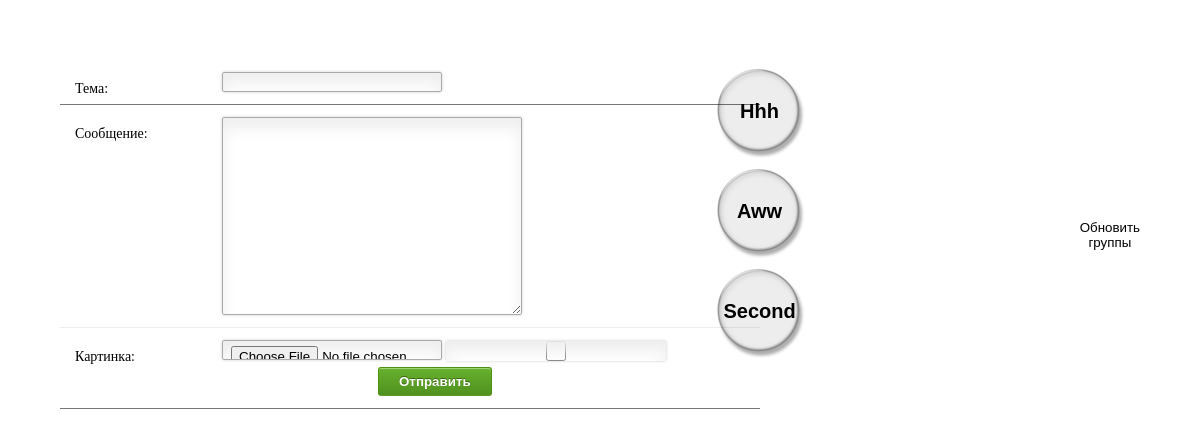
/main/, run on the app's committed database.
### main/models.py (models this page shows, shortened)
class Groups(models.Model):
    id_group = models.IntegerField(unique=True)
    name = models.CharField('Название группы', max_length=50)
    class Meta:
        verbose_name = 'Группа'
        verbose_name_plural = 'Группы'
    @staticmethod
    def get_id_groups():
        try:
            all_id = Groups.objects.values('id_group', 'name')
            return all_id
        except ObjectDoesNotExist:
            return None

### main/views.py (the view, shortened to what this page needs)
# urls.py: path('', views.send_message, name='send_message'),
def send_message(request):
    all_info = Groups.get_id_groups()
    if all_info is None: all_info = []
    list_info = list(all_info)
    form = MessageForm()
    data = {
        'form': form,
        'list_info': list_info,
    }
    return render(request, 'main/send_message.html', data)

### main/forms.py
class MessageForm(ModelForm):
    class Meta:
        model = Messages
        fields = ['theme', 'text', 'image_file']
        widgets = {
            "theme": TextInput(attrs={
                'class': 'input100',
            }),
            "text": Textarea(attrs={
                'class': 'input100',
            }),
            "image_file": FileInput(),
        }

### main/templates/main/send_message.html (shortened to what this page needs)
{% extends 'main/loyaut.html' %}
{% load static %}
{% block content %}
    <form method="post" class="contact_form" name="contact_form"
          id="contact" action="." style=" display: flex;
    flex-direction: row; flex-wrap: nowrap; margin: 5%;">
        <div style="width: 60%;">
            <ul>
                <li>
                    {{ form.theme.label_tag }}
                    {{ form.theme }}
                </li>
                <li>
                    {{ form.text.label_tag }}
                    {{ form.text }}
                </li>
                <li>
                    {{ form.image_file.label_tag }}
                    {{ form.image_file }}
                    <input type="checkbox" id="save" value="Сохранить">
                    <button class="submit" type="submit" id="send_message">Отправить</button>
                </li>
            </ul>
        </div>
        <div style=" width: 40%;" class="btn-group" id="group_main">
            {% include 'main/groups.html' %}
        </div>
        <button class="btn btn-success" id="update_groups"> Обновить группы</button>
    </form>
{% endblock %}

### main/templates/main/groups.html
{% load static %}
{% for el in list_info %}
                <div style="position: relative;height: 100px; float: left;">
                    <button id="{{ el.id_group }}" class="btn_check_group">
                        <div style="position: absolute; top: 0; left: 0; width: 100px;">
                            <img src="{% static 'main/images/pr.png' %}" alt="..."/>
                        </div>
                        <div
                             style="position: absolute; top: 40%; left: 1%; width: 100px; font-size: 1.5em; font-weight: bolder">
                            {{ el.name }}
                        </div>
                    </button>
                </div>
            {% endfor %}

### main/static/main/css/main.css (style rules this page uses)
* { margin: 0px; padding: 0px; box-sizing: border-box; }
body, html { height: 100%; font-family: Poppins-Regular, sans-serif; }
ul, li { margin: 0px; list-style-type: none; }
input { outline: none; border: none; }
textarea { outline: none; border: none; }
label { display: block; margin: 0; }
button { outline: none !important; border: none; background: transparent; }
.input100 { font-family: Poppins-Regular, serif; font-size: 15px; color: #555555; line-height: 1.2; display: block; width: 100%; background: transparent; padding: 0 5px; }
input.input100 { height: 45px; }

### main/static/main/css/message.css (style rules this page uses)
body { font: 14px/21px "Lucida Sans", "Lucida Grande", "Lucida Sans Unicode", sans-serif; }
.contact_form h2, .contact_form label { font-family: Georgia, Times, "Times New Roman", serif; }
.contact_form ul { width: 700px; list-style-type: none; list-style-position: outside; margin: 0px; padding: 0px; }
.contact_form li { padding: 12px; border-bottom: 1px solid #eee; position: relative; }
.contact_form li:first-child, .contact_form li:last-child { border-bottom: 1px solid #777; }
.contact_form label { width: 150px; margin-top: 3px; display: inline-block; float: left; padding: 3px; }
.contact_form input { height: 20px; width: 220px; padding: 5px 8px; }
.contact_form textarea { padding: 8px; width: 300px; }
.contact_form button { margin-left: 156px; }
.contact_form input, .contact_form textarea { border: 1px solid #aaa; box-shadow: 0px 0px 3px #ccc, 0 10px 15px #eee inset; border-radius: 2px; padding-right: 30px; -moz-transition: padding .25s; -webkit-transition: padding .25s; -o-transition: padding .25s; transition: padding .25s; }
button.submit { background-color: #68b12f; background: -webkit-gradient(linear, left top, left bottom, from(#68b12f), to(#50911e)); background: -webkit-linear-gradient(top, #68b12f, #50911e); background: -moz-linear-gradient(top, #68b12f, #50911e); background: -ms-linear-gradient(top, #68b12f, #50911e); background: -o-linear-gradient(top, #68b12f, #50911e); background: linear-gradient(top, #68b12f, #50911e); border: 1px solid #509111; border-bottom: 1px solid #5b992b; border-radius: 3px; -webkit-border-radius: 3px; -moz-border-radius: 3px; -ms-border-radius: 3px; -o-border-radius: 3px; box-shadow: inset 0 1px 0 0 #9fd574; -webkit-box-shadow: 0 1px 0 0 #9fd574 inset; -moz-box-shadow: 0 1px 0 0 #9fd574 inset; -ms-box-shadow: 0 1px 0 0 #9fd574 inset; -o-box-shadow: 0 1px 0 0 #9fd574 inset; color: white; font-weight: bold; padding: 6px 20px; text-align: center; text-shadow: 0 -1px 0 #396715; }

### data on the page
Groups: name "Hhh"
Groups: name "Aww"
Groups: name "Second"
